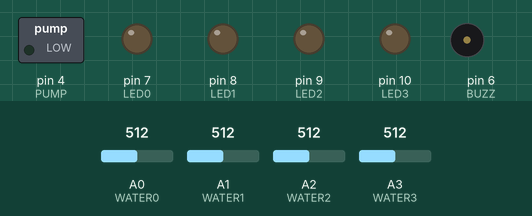
Recording of a sketch running on a simulated Arduino Uno, built with avr-gcc and run on an emulated ATmega328P. Shown: switched loads named in the sketch (green lamp = pin HIGH), output pins drawn as LEDs (lit = HIGH), buzzer (waves = sounding). Dashed ring = blinking. The inputs (shaded band) are chosen by the test bench; at power-on: A2 (WATER2) = 512, A0 (WATER0) = 512, A1 (WATER1) = 512, A3 (WATER3) = 512.

Above: at 1.2 s.
1.3 s: A2 (WATER2) set to 861
At 4.6 s:
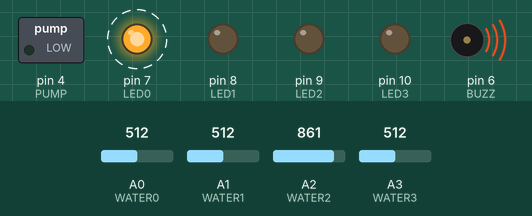
10.0 s: A2 (WATER2) set to 888
Timing chart, 0 to 16.8 s (numbered marks = the images above; inputs shaded):
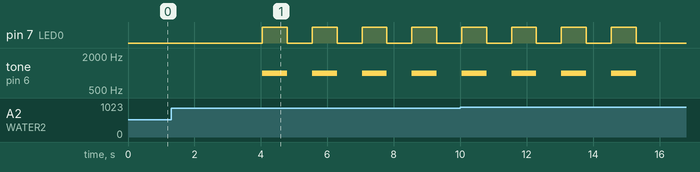

Measured:
- by itself, pin 7 (LED0): alternates HIGH for 0.75 s and LOW for 0.75 s, 8 changes in all, then stays LOW
- by itself, tone on pin 6 (BUZZ): alternates 1000 Hz for 0.75 s and silent for 0.75 s, 8 changes in all, then stays silent

The sketch:

avtomatski_sistem_zalivanja.ino
```cpp
#include <DHT.h>

#define SOIL A5
#define PUMP 4
#define TEMPERATURE 5
#define WATER0 A0
#define WATER1 A1
#define WATER2 A2
#define WATER3 A3
#define BUTTON 2
#define BUZZ 6
#define LED0 7
#define LED1 8
#define LED2 9
#define LED3 10
#define DHTTYPE DHT11 // temperature / humidity sensor

DHT dht(TEMPERATURE, DHTTYPE);

float temp;
float hum;
float soil;
long water0, water1, water2, water3;
long current, debounce = 0;

void setup() {
  // put your setup code here, to run once:
  Serial.begin(9600);
  pinMode(SOIL, INPUT);
  pinMode(BUZZ, OUTPUT);
  pinMode(WATER0, INPUT);
  pinMode(WATER1, INPUT);
  pinMode(WATER2, INPUT);
  pinMode(WATER3, INPUT);
  pinMode(PUMP, OUTPUT);
  pinMode(LED0, OUTPUT);
  pinMode(LED1, OUTPUT);
  pinMode(LED2, OUTPUT);
  pinMode(LED3, OUTPUT);
  pinMode(BUTTON, INPUT);
  dht.begin();
}

void waterLevel() {
  water0, water1, water2, water3 = 0;
    for (int i=0; i<100; i++) {
      water0 = water0 + analogRead(WATER0);
      delay(10);
    }

    for (int i=0; i<100; i++) {
      water1 = water1 + analogRead(WATER1);
      delay(10);
    }

    for (int i=0; i<100; i++) {
      water2 = water2 + analogRead(WATER2);
      delay(10);
    }

    for (int i=0; i<100; i++) {
      water3 = water3 + analogRead(WATER3);
      delay(10);
    }

    water0 = water0 / 100;
    water1 = water1 / 100;
    water2 = water2 / 100;
    water3 = water3 / 100;
}

void waterLevelDisplay() {
  if (water3 >= 870) {
      digitalWrite(LED0, HIGH);
      digitalWrite(LED1, HIGH);
      digitalWrite(LED2, HIGH);
      digitalWrite(LED3, HIGH);
    }
    else if (water2 >= 870) {
      digitalWrite(LED0, HIGH);
      digitalWrite(LED1, HIGH);
      digitalWrite(LED2, HIGH);
    }
    else if (water1 >= 870) {
      digitalWrite(LED0, HIGH);
      digitalWrite(LED1, HIGH);
    }
    else if (water0 >= 870) {
      digitalWrite(LED0, HIGH);
    }
    else {
      for (int i=0; i<8; i++) {
          tone(BUZZ, 1000);
          digitalWrite(LED0, HIGH);
          delay(750);
          noTone(BUZZ);
          digitalWrite(LED0, LOW);
          delay(750);
        }
    }
}

void ledOff() {
  digitalWrite(LED0, LOW);
  digitalWrite(LED1, LOW);
  digitalWrite(LED2, LOW);
  digitalWrite(LED3, LOW);
}

void measureSoil() {
  while (true) {
    hum = dht.readHumidity();
    temp= dht.readTemperature();

    soil = 0.0;
    for (int i=0; i<100; i++) {
      soil = soil + analogRead(SOIL);
      delay(1);
    }
    soil = soil/100.0;

    if (temp > 6.0 && soil >= 712) {
      if (water0 >= 870) {
        digitalWrite(PUMP, HIGH);
      }
      else {
        break;
      }
      Serial.print("OK");
      delay(5000);
    }
    else {
      digitalWrite(PUMP, LOW);
      break;
    }
  }
}

void printData() {
  Serial.print("Humidity: ");
    Serial.print(hum);
    Serial.print(" %, Temp: ");
    Serial.print(temp);
    Serial.println(" Celsius");


    Serial.print("\nSoil: ");
    Serial.print(soil);

    Serial.print("\nWater: ");
    Serial.print(water0);
    Serial.print("\n");
}

void loop() {
  waterLevel();
  waterLevelDisplay();
  delay(5000);
  ledOff();
  measureSoil();
  delay(60000);
}
```
